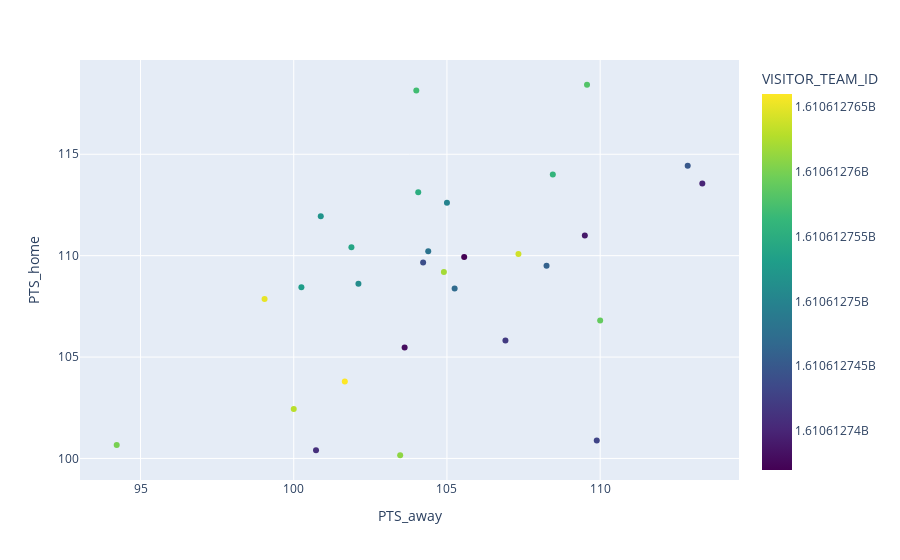

Here is the notebook cell this chart was saved with:
### Code cell
import plotly.express as px

fig = px.scatter(TeamVSbucks, x="PTS_away", y="PTS_home", color= TeamVSbucks.index, color_continuous_scale=px.colors.sequential.Viridis)
fig.show()

### Figure 1 — Plotly figure (JSON) as saved in the notebook; plotly's stock layout.template omitted (floating-point values rounded to 4 significant figures)
{"data": [{"hovertemplate": "PTS_away=%{x}<br>PTS_home=%{y}<br>VISITOR_TEAM_ID=%{marker.color}<extra></extra>", "legendgroup": "", "marker": {"color": [1610612737, 1610612738, 1610612739, 1610612740, 1610612741, 1610612742, 1610612743, 1610612744, 1610612745, 1610612746, 1610612747, 1610612748, 1610612750, 1610612751, 1610612752, 1610612753, 1610612754, 1610612755, 1610612756, 1610612757, 1610612758, 1610612759, 1610612760, 1610612761, 1610612762, 1610612763, 1610612764, 1610612765, 1610612766], "coloraxis": "coloraxis", "symbol": "circle"}, "mode": "markers", "name": "", "orientation": "v", "showlegend": false, "type": "scatter", "x": [105.6, 103.6, 109.5, 113.3, 100.7, 106.9, 109.9, 104.2, 112.9, 108.2, 105.2, 104.4, 105, 102.1, 100.9, 100.2, 101.9, 104.1, 108.5, 104, 109.6, 110, 94.22, 103.5, 104.9, 100, 107.3, 99.05, 101.7], "xaxis": "x", "y": [109.9, 105.5, 111, 113.6, 100.4, 105.8, 100.9, 109.7, 114.4, 109.5, 108.4, 110.2, 112.6, 108.6, 111.9, 108.4, 110.4, 113.1, 114, 118.1, 118.4, 106.8, 100.7, 100.2, 109.2, 102.4, 110.1, 107.9, 103.8], "yaxis": "y"}], "layout": {"coloraxis": {"colorbar": {"title": {"text": "VISITOR_TEAM_ID"}}, "colorscale": [[0, "#440154"], [0.1111, "#482878"], [0.2222, "#3e4989"], [0.3333, "#31688e"], [0.4444, "#26828e"], [0.5556, "#1f9e89"], [0.6667, "#35b779"], [0.7778, "#6ece58"], [0.8889, "#b5de2b"], [1, "#fde725"]]}, "legend": {"tracegroupgap": 0}, "margin": {"t": 60}, "xaxis": {"anchor": "y", "domain": [0, 1], "title": {"text": "PTS_away"}}, "yaxis": {"anchor": "x", "domain": [0, 1], "title": {"text": "PTS_home"}}}}
